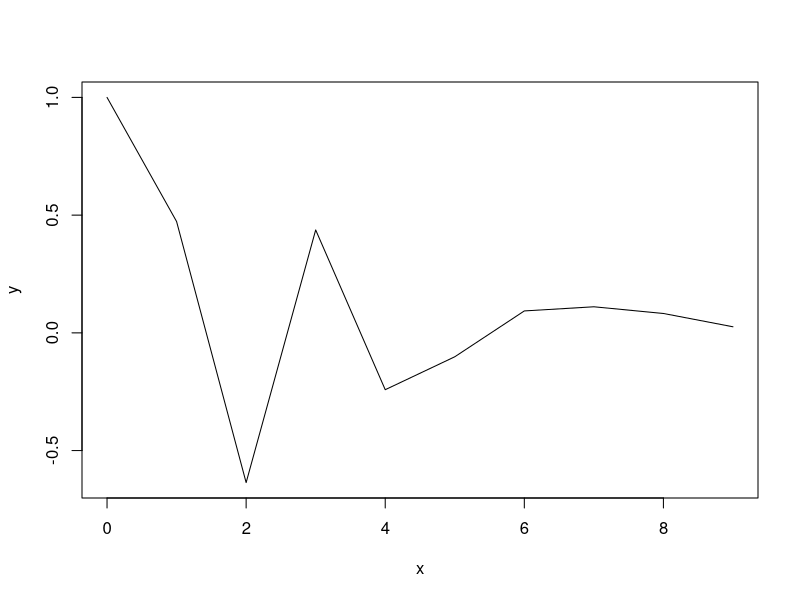

This figure's R source: (Note: this script raises an error after producing the figure.)
#Zadanie domowe
#zad 1

#a)
(w11 <- seq(from=7, to=exp(5),length.out=73)) 

#b)
(w12 <- rep(c(-1,-1,-1,-1,0,0,0,0), length.out=100))

#c)
(w13 <- rep(c(-2,-2,1,2), length.out=100))
(v13 <- rep(1:50, each=2))
(wv13 <- c(w13^v13))

#d)
(A <- c(2, 56, 3, 6, 5, 3, 2, 8, 19, -12))
(B <- c(4, 2, 59, -23, -2, 43, 24, 6, 9, 10))
(v57 <- c(A,B))
(p1 <- (which(v57%%2==0 & v57>7)))
(w14 <- v57[p1])

#e)
(p2 <- (which (v57 < 0 | v57 > 10))) 
(p3 <- (which (v57 > 0 & v57 < 10)))
(p4 <- v57[p3])
(w20 <- c(p2,p4))
v57

#zad 2
(x <- seq(from=0, to=3*pi))
(y <- (cos(x^(5/3)))/(((x^2)/7)+1))
(plot(x,y, type="l"))

#zad3
(x1 <- seq(from=-4, to=4))
(y1 <- (1/sqrt(pi*2))*(exp(-x^2/2)))
(plot(x1,y1, type="l"))

#zad4
(w41 <- c(NA, 5, -1, NA, 4, 0, -5, 1))
is.na(w41) #czy element to NA
!is.na(w41) #czy element nie jest NA
w41[!is.na(w41)] #wyswietlenie elementow nie bedace NA
(w41[!is.na(w41)]>=0) #czy element jest >=0
all(w41[!is.na(w41)]>=0) #sprawdza czy wszystkie logiczne sa True
length(w41[!is.na(w41)]) 

#zad5
(los <- rnorm(10000, mean = 0, sd = 1))
x <- los^2
y <- los^4
mx <- mean(x)
sdx <- sd(x)
sdy <- sd(y)
my <- mean(y)

rxy  <- (x-mx)/sdx*(y-my)/sdy
sum(rxy)/(length(x)-1)

#zad6
(n <- c(1:30))
(an <- (n^2)-((n^4)/900)-sqrt(n+5))
(cumsum(an))
(cumprod(an))
(diff(an))
(cummax(an))
(cummin(an))


#B)